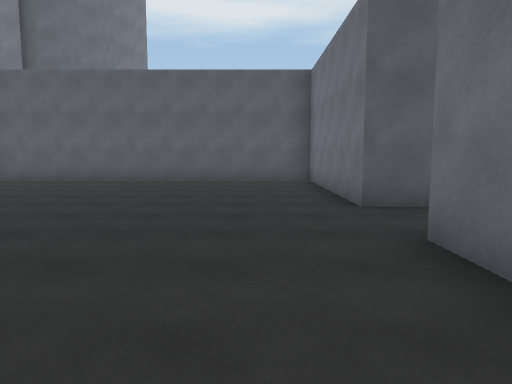
view 1 (above)

24 first-person views from a walk through a 3-D level made in the Unity game engine. The camera is 1.5 m above the floor, tilts 6° down and sees 70° across. The floor is counted in squares, 2 m on a side. Each view is taken from the middle of a square. On the plan, view 1 faces up. The plan holds only what a view shows up to about 11 squares ahead; the rest is blank. The place goes on beyond the plan. The player is left out.

view 2
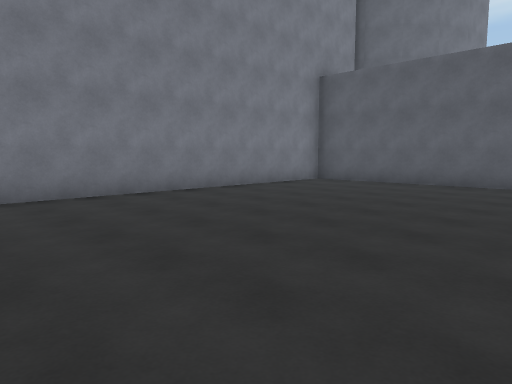

view 3
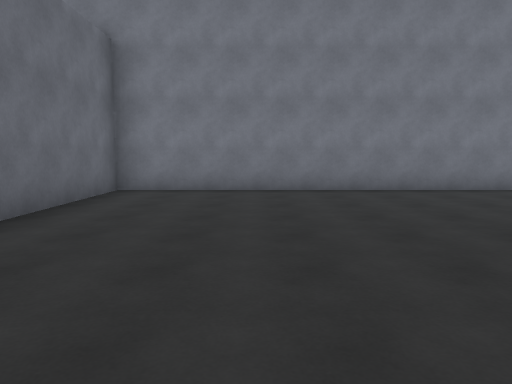

view 4
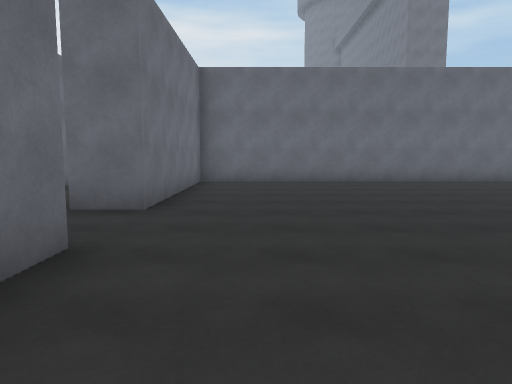

view 5
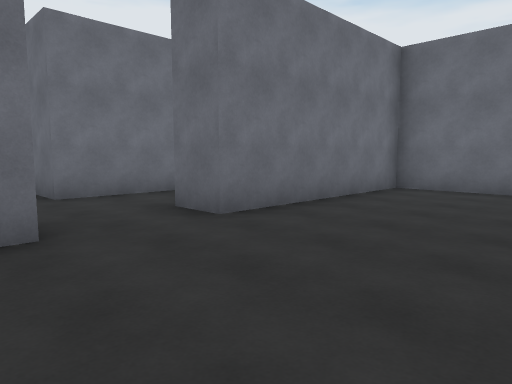

view 6
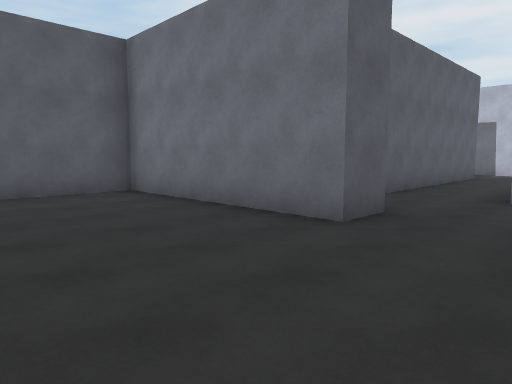

view 7
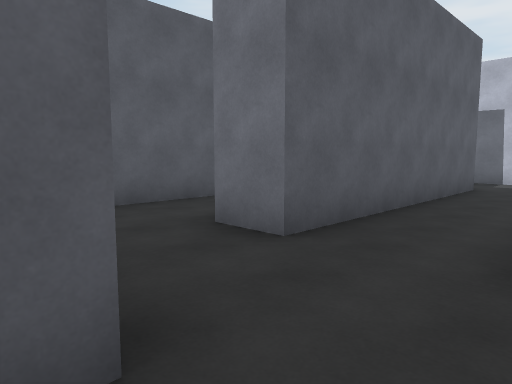

view 8
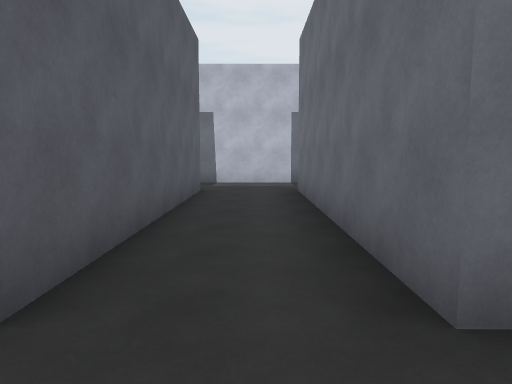

view 9
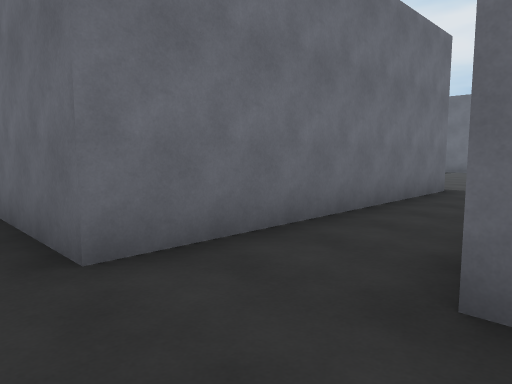

view 10
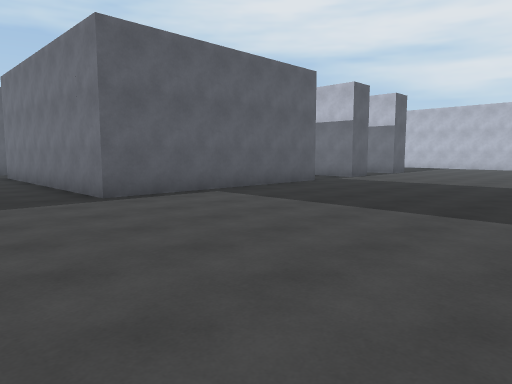

view 11
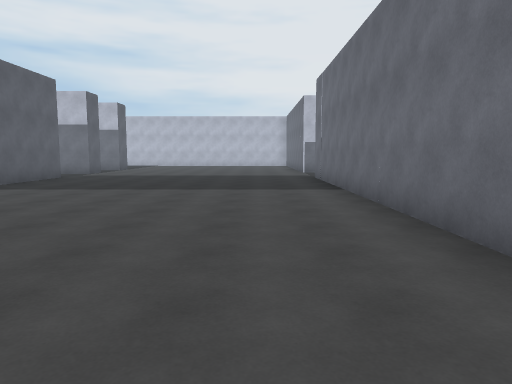

view 12
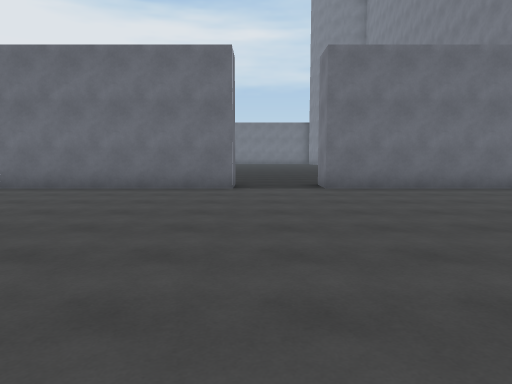

view 13
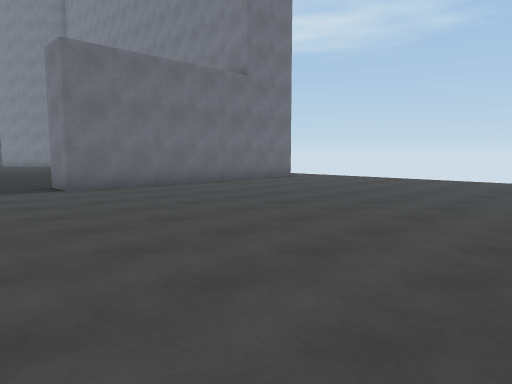

view 14
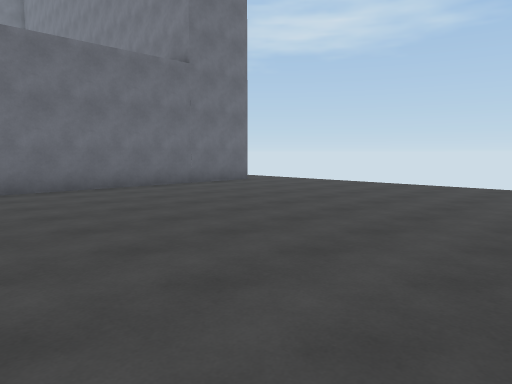

view 15
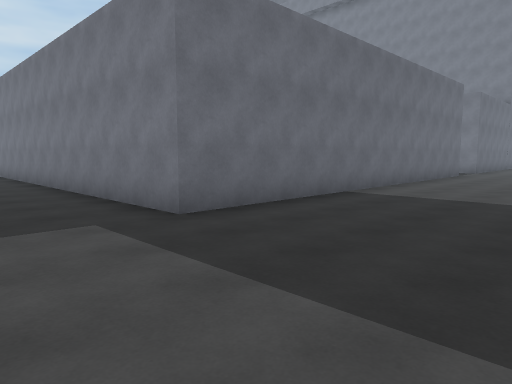

view 16
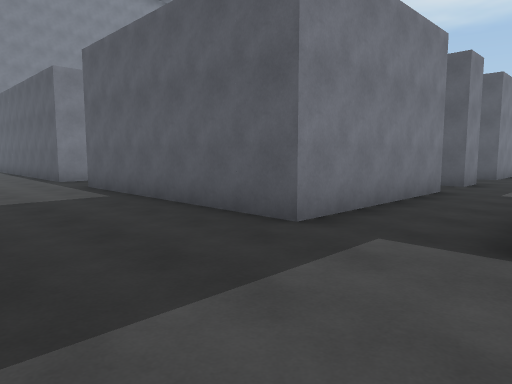

view 17
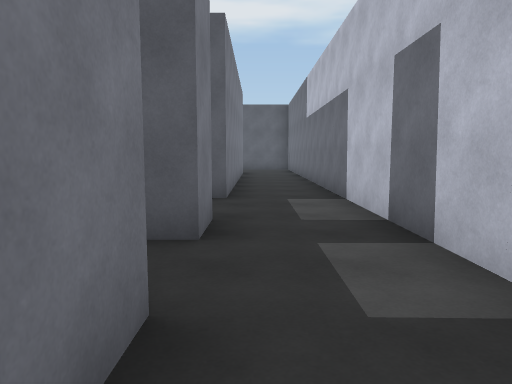

view 18
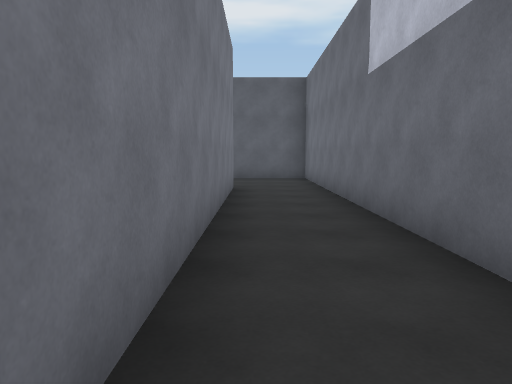

view 19
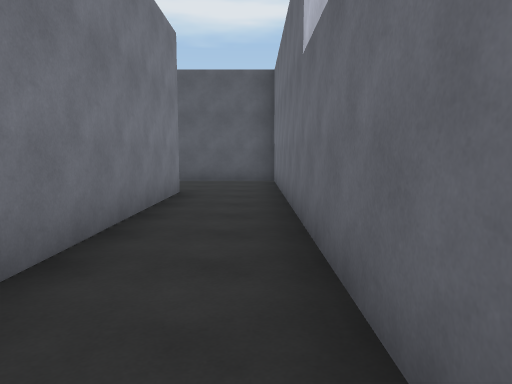

view 20
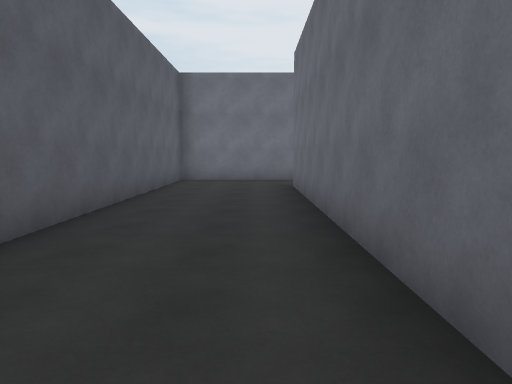

view 21
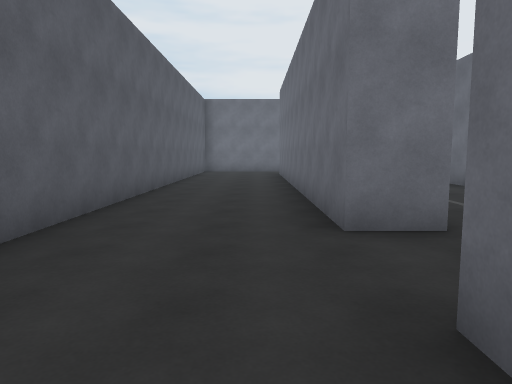

view 22
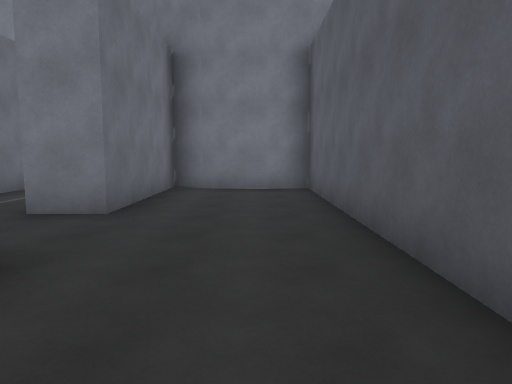

view 23
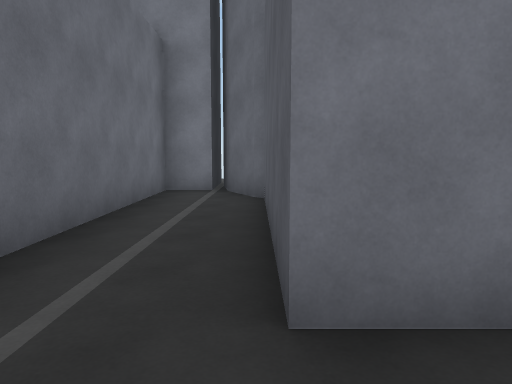

view 24
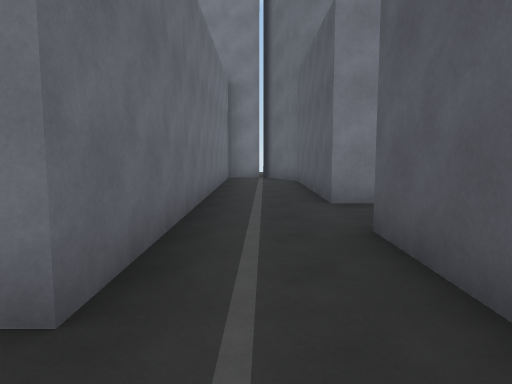

### Floor plan
Points are (right, up) in squares from view 1. A wall is a line through its corners. A room is listed if a view was taken in it or the views show most of it. See-through windows are left out.
Room 1 (views 1, 2, 3, 4, 5, 6)
walls: (1.5, 5.1) (1.5, 10.1) (-7.5, 10.1) (-7.5, -1.9) (1.5, -1.9) (1.5, 3.1)
ways out: opening at (2, 4.5) to room 2
Room 2 (views 7, 8, 9, 10, 11, 12, 13, 14, 15, 16, 17, 18, 19, 20, 21, 22)
walls: (2.5, -2) (2.5, -2.9) (0.5, -2.9); (1.5, 3.1) (2.5, 3.1); (2.6, 5.1) (1.5, 5.1); (10.5, 1.8) (10.5, -2.9) (4.5, -2.9) (4.5, 4.1) (10.5, 4.1) (10.5, 3.1) (10, 3.1); (12.5, 2) (12.5, 17.1) (-4.9, 17.1) (-4.7, 16) (-4.9, 14.8); (-0.5, -11.9) (-0.5, -10.9) (10.5, -10.9) (10.5, -19.5); (0.5, 13.1) (0.5, 14.1) (10.5, 14.1) (10.5, 6.1) (4.5, 6.1) (4.5, 7.2); (-9.5, -10.9) (-2.5, -10.9); (-5.3, 14.1) (-1.5, 14.1)
ways out: opening at (2, 4.5) to room 1; opening at (-0.5, 14) to room 3; opening at (-1.5, -11); opening at (3.5, 7); opening at (10, 2.5)
Room 3 (views 23, 24)
walls: (2.5, 13.1) (0.5, 13.1); (-1.5, 14.1) (-1.5, 13.1) (-6, 13.1); (5.4, 10.1) (6.2, 10.1); (-4.9, 14.8) (-5.3, 14.1); (-6.3, 13) (-7.3, 12.4) (-8.4, 12.3); (-7.5, 12.4) (-7.5, 11.1) (2.5, 11.1)
ways out: opening at (-0.5, 14) to room 2

Where each view was taken, in squares from view 1:
view 1: 0 up, 0 right, facing up
view 2: 1 up, 1 left, facing up-left
view 3: 1 up, 0 right, facing left
view 4: 8 up, 0 right, facing down
view 5: 6 up, 2 left, facing down-right
view 6: 3 up, 2 left, facing up-right
view 7: 4 up, 2 right, facing up-right
view 8: 5 up, 3 right, facing right
view 9: 5 up, 2 right, facing down-right
view 10: 9 down, 2 right, facing up-right
view 11: 9 down, 1 left, facing right
view 12: 3 down, 1 left, facing down
view 13: 3 down, 0 right, facing down-left
view 14: 3 down, 2 left, facing down-left
view 15: 7 down, 13 right, facing down-left
view 16: 6 down, 13 right, facing up-left
view 17: 0 up, 11 right, facing up
view 18: 6 up, 11 right, facing up
view 19: 7 up, 12 right, facing up
view 20: 15 up, 2 right, facing right
view 21: 15 up, 3 left, facing right
view 22: 16 up, 3 right, facing left
view 23: 13 up, 0 right, facing left
view 24: 12 up, 4 right, facing left
